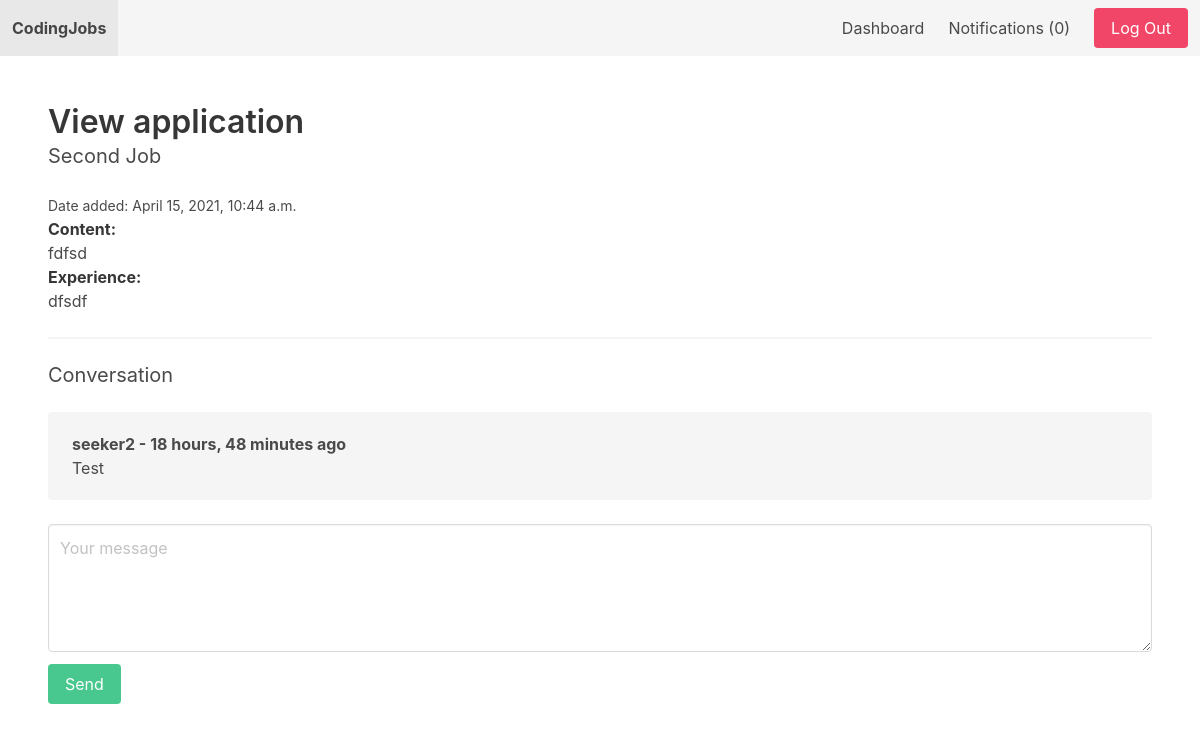
The page /application/3/ (signed in) on the database its author committed.
### job/models.py (models this page shows, shortened)
class Application(models.Model):
    job = models.ForeignKey(Job, related_name='applications', on_delete=models.CASCADE)
    content = models.TextField()
    experience = models.TextField()
    created_by = models.ForeignKey(User, related_name='applications', on_delete=models.CASCADE)
    created_at = models.DateTimeField(auto_now_add=True)

class Job(models.Model):
    title = models.CharField(max_length=255)
    short_description = models.TextField()
    long_description = models.TextField(blank=True, null=True)
    created_by = models.ForeignKey(User, related_name='jobs', on_delete=models.CASCADE)
    created_at = models.DateTimeField(auto_now_add=True)
    changed_at = models.DateTimeField(auto_now=True)

### userprofile/models.py (models this page shows)
class ConversationMessage(models.Model):
    application = models.ForeignKey(Application, related_name='conversationmessages', on_delete=models.CASCADE)
    content = models.TextField()
    created_by = models.ForeignKey(User, related_name='conversationmesages', on_delete=models.CASCADE)
    created_at = models.DateTimeField(auto_now_add=True)
    class Meta:
        ordering = ['created_at']

### userprofile/views.py (the view, shortened to what this page needs)
# urls.py: path('application/<int:application_id>/', views.view_application, name='view_application'),
@login_required
def view_application(request, application_id):
    if request.user.userprofile.is_employer:
        application = get_object_or_404(Application, pk=application_id, job__created_by=request.user)
    else:
        application = get_object_or_404(Application, pk=application_id, created_by=request.user)
    return render(request, 'userprofile/view_application.html', {'application': application})

### notification/context_processors.py (called while the page is built)
def notifications(request):
    if request.user.is_authenticated:
        return {'notifications': request.user.notifications.filter(is_read=False)}
    else:
        return {'notifications': []}

### userprofile/templates/userprofile/view_application.html (shortened to what this page needs)
{% extends 'core/base.html' %}
{% block content %}
    <h1 class="title">View application</h1>
    <h2 class="subtitle">{{ application.job.title }}</h2>
    <small>Date added: {{ application.created_at }}</small>
    <p><strong>Content: </strong><br>{{ application.content }}</p>
    <p><strong>Experience: </strong><br>{{ application.experience }}</p>
    <hr>
    <h2 class="subtitle">Conversation</h2>
    {% for message in application.conversationmessages.all %}
        <div class="notification">
            <b>{{ message.created_by.username }} - {{ message.created_at|timesince }} ago</b><br>
            {{ message.content }}
        </div>
    {% empty %}
        <p>No messages yet...</p>
        <hr>
    {% endfor %}
    <form method="post" action=".">
        <div class="field">
            <div class="control">
                <textarea class="textarea" placeholder="Your message" name="content" id="id_content"></textarea>
            </div>
        </div>
        <div class="field">
            <div class="control">
                <button class="button is-success">Send</button>
            </div>
        </div>
    </form>
{% endblock %}

### rows shown on the page
Application: job "Second Job", created_at "April 15, 2021, 10:44 a.m.", content "fdfsd", experience "dfsdf"
ConversationMessage: created_by.username "seeker2", created_at "18 hours, 48 minutes", content "Test"

### other values the page prints
{{ notifications.count }} "0"
